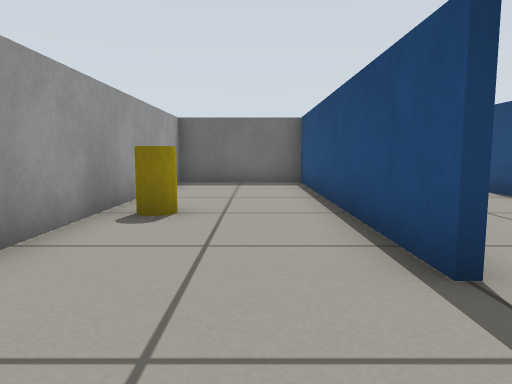
[1] (above)

14 first-person views from a walk through a Gazebo world. The camera is 0.45 m above the floor, tilts 6° down and sees 70° across. The floor is counted in squares, 0.5 m on a side. Each view is taken from the middle of a square. On the plan, view 1 faces up. The plan holds only what a view shows up to about 12 squares ahead; the rest is blank.

[2]
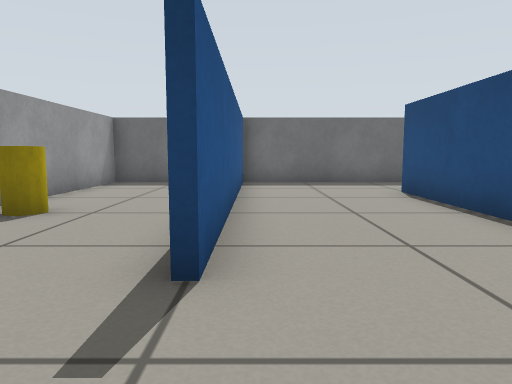

[3]
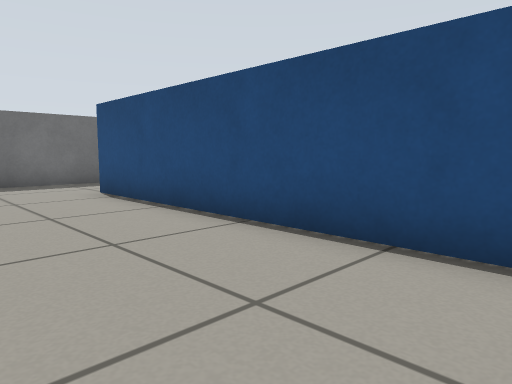

[4]
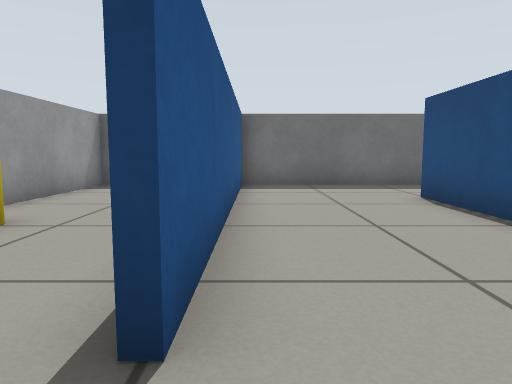

[5]
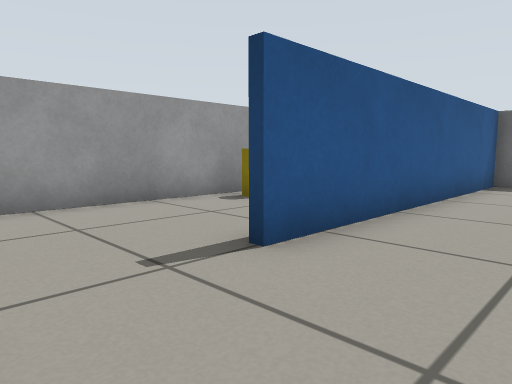

[6]
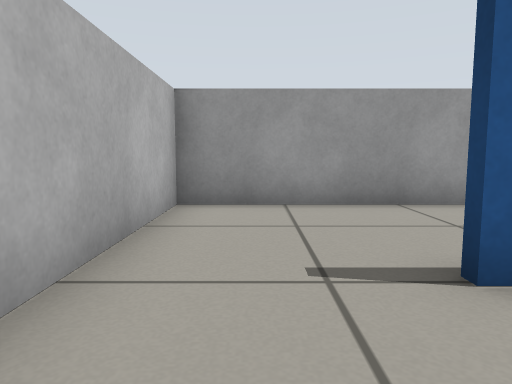

[7]
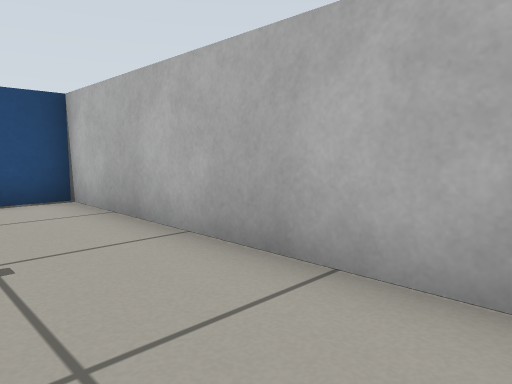

[8]
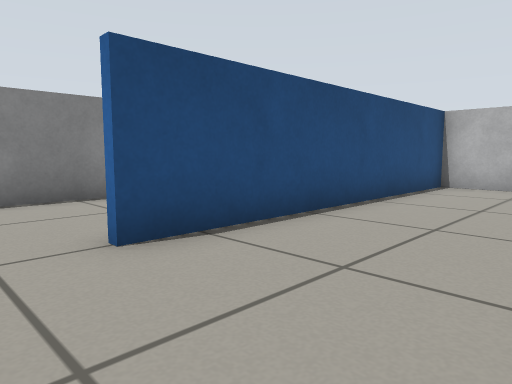

[9]
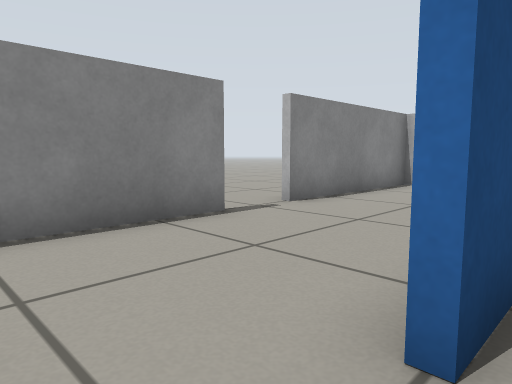

[10]
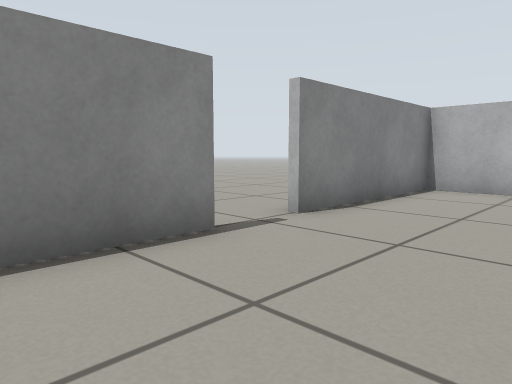

[11]
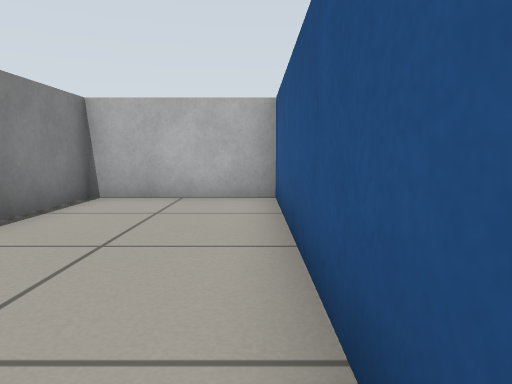

[12]
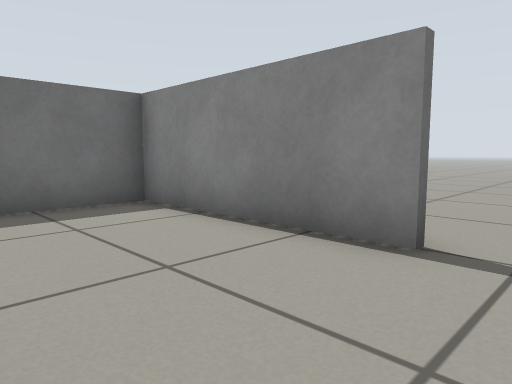

[13]
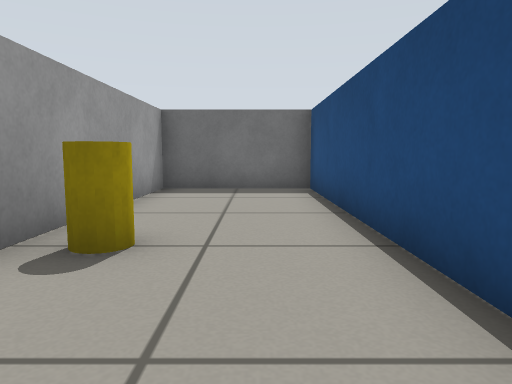

[14]
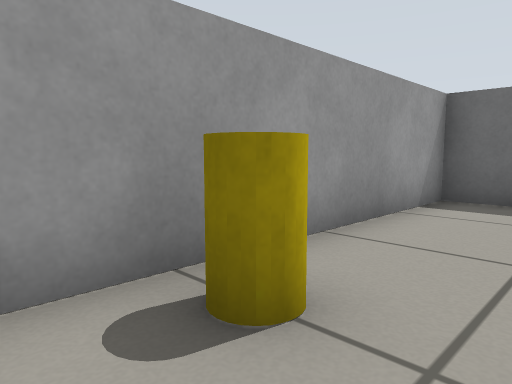

### Floor plan
Points are (right, up) in squares from view 1. A wall is a line through its corners. A room is listed if a view was taken in it or the views show most of it. See-through windows are left out.
Room 1 (views 1, 2, 3, 4, 5, 6, 7, 8, 9, 13, 14)
walls: (1.4, 2.5) (1.4, 11.5); (5.4, -0.5) (5.4, 8.5); (1.6, 11.5) (1.6, 2.4); (5.5, 11.4) (-2.4, 11.4) (-2.4, -0.4) (5, -0.4)
ways out: opening at (5, 9.5) to room 2
objects: yellow cylinder (-1, 5)
Room 2 (views 10, 11, 12)
walls: (5.6, 6.5) (5.6, -0.4); (9.4, 6.2) (9.4, 11.4) (5.5, 11.4); (5, -0.4) (9.4, -0.4) (9.4, 4.8)
ways out: opening at (5, 9.5) to room 1; opening at (9, 5.5)

Where each view was taken, in squares from view 1:
view 1: 0 up, 0 right, facing up
view 2: 0 up, 2 right, facing up
view 3: 0 up, 2 right, facing up-right
view 4: 1 up, 2 right, facing up
view 5: 0 up, 4 right, facing up-left
view 6: 1 up, 4 right, facing left
view 7: 2 up, 2 left, facing down-right
view 8: 10 up, 2 right, facing down-right
view 9: 10 up, 5 right, facing down-right
view 10: 9 up, 6 right, facing down-right
view 11: 7 up, 6 right, facing down
view 12: 5 up, 6 right, facing up-right
view 13: 2 up, 0 right, facing up
view 14: 4 up, 0 right, facing up-left
